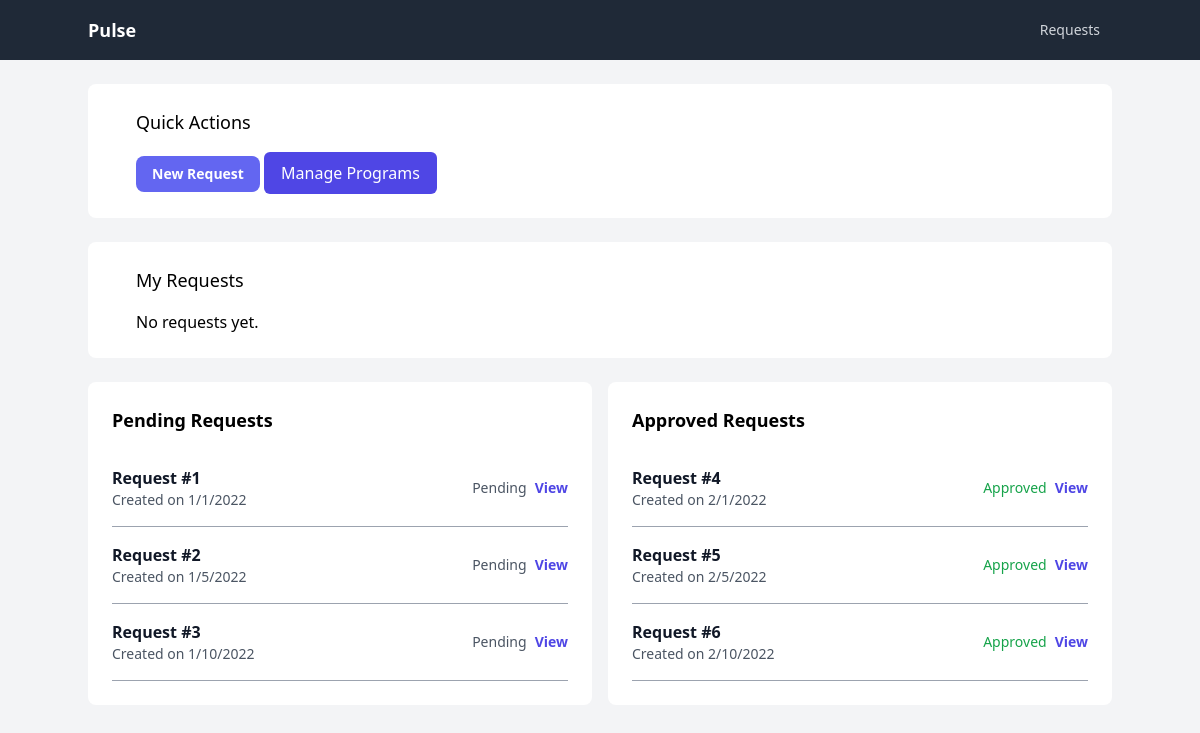
/, run on an earlier commit of the app's database.
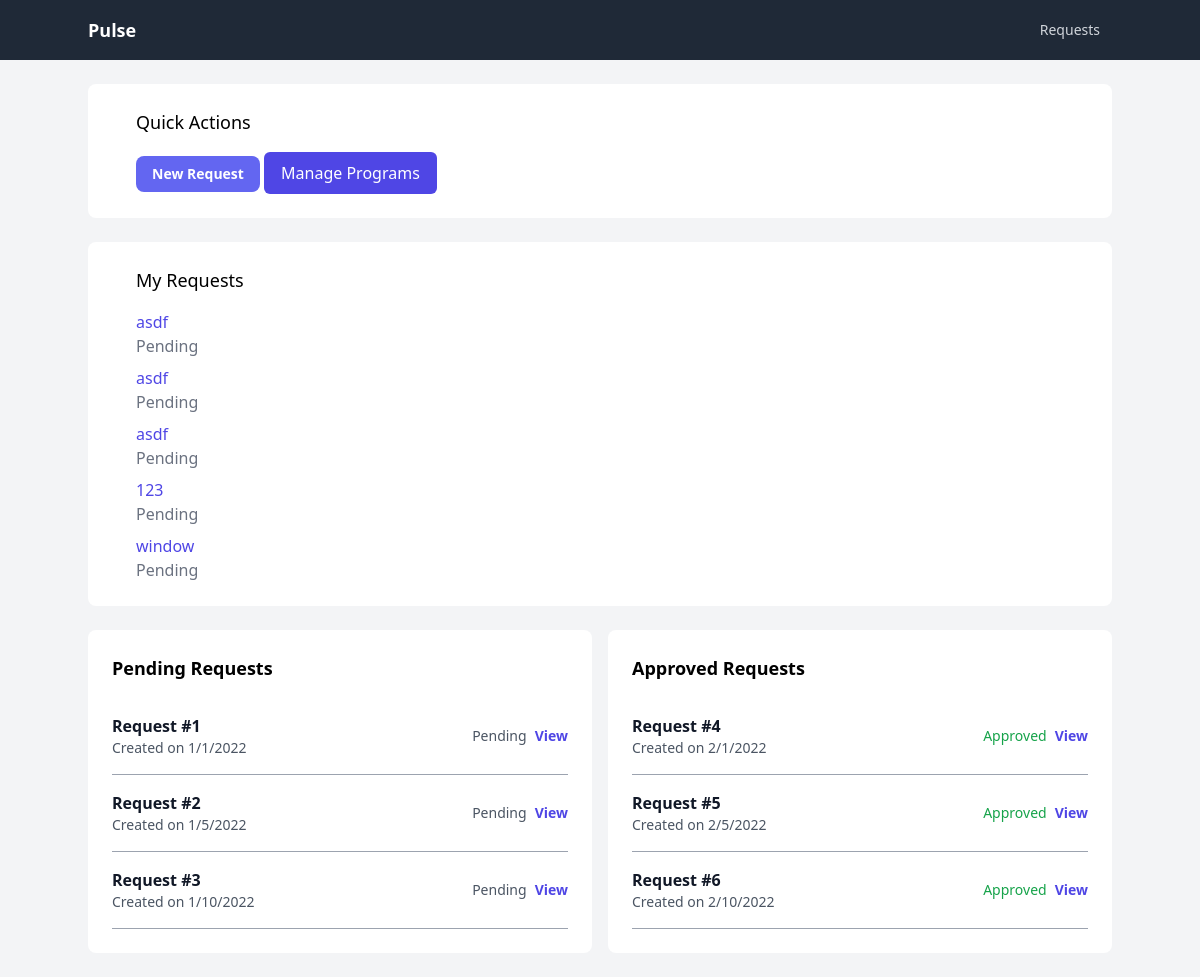
And on a later commit of the database.
### approvals/models.py (models this page shows, shortened)
class Request(models.Model):
    title = models.CharField(max_length=200)
    description = models.TextField()
    created_by = models.ForeignKey(
        User, on_delete=models.CASCADE, related_name="requests_created"
    )
    program = models.ForeignKey(Program, on_delete=models.CASCADE)
    assigned_to = models.ManyToManyField(
        User, related_name="requests_assigned_to", blank=True
    )
    created_at = models.DateTimeField(auto_now_add=True)
    updated_at = models.DateTimeField(auto_now=True)
    status = models.CharField(max_length=20, default="Pending")

### approvals/views.py (the view)
# urls.py: path("", views.index, name="index"),
def index(request):
    requests = Request.objects.all()
    context = {"requests": requests}
    return render(request, "index.html", context)

### templates/index.html (shortened to what the changed rows need)
{% extends 'base.html' %} {% load static %} {% block content %}
    <div class="container mx-auto">
    <div class="container mx-auto">
        <div class="md:flex bg-white rounded-lg p-6 mt-6">
            <div class="mt-4 md:mt-0 md:ml-6">
                <ul class="space-y-2">
                    {% for request in requests %}
                        <li>
                            <a
                                    href="{% url 'approvals:request_detail' request.id %}"
                                    class="text-indigo-600 hover:text-indigo-500 font-medium"
                            >{{ request.title }}</a
                            >
                            <br/>
                            <span class="text-gray-500">{{ request.status }}</span>
                        </li>
                        {% empty %}
                        <li>No requests yet.</li>
                    {% endfor %}
                </ul>
            </div>
        </div>
        <div class="flex justify-between py-6">
            <div class="bg-white rounded-lg p-6 flex-1 mr-2">
                <h2 class="text-lg font-semibold mb-4">Pending Requests</h2>
            </div>
            <div class="bg-white rounded-lg p-6 flex-1 ml-2">
                <h2 class="text-lg font-semibold mb-4">Approved Requests</h2>
            </div>
        </div>
    </div>
{% endblock %}

What changed in the data, as far as the page shows it:
added Request: title "asdf", status "Pending"
added Request: title "asdf", status "Pending"
added Request: title "asdf", status "Pending"
added Request: title "123", status "Pending"
added Request: title "window", status "Pending"
Also different on the page:
text no longer shown: "No requests yet."
